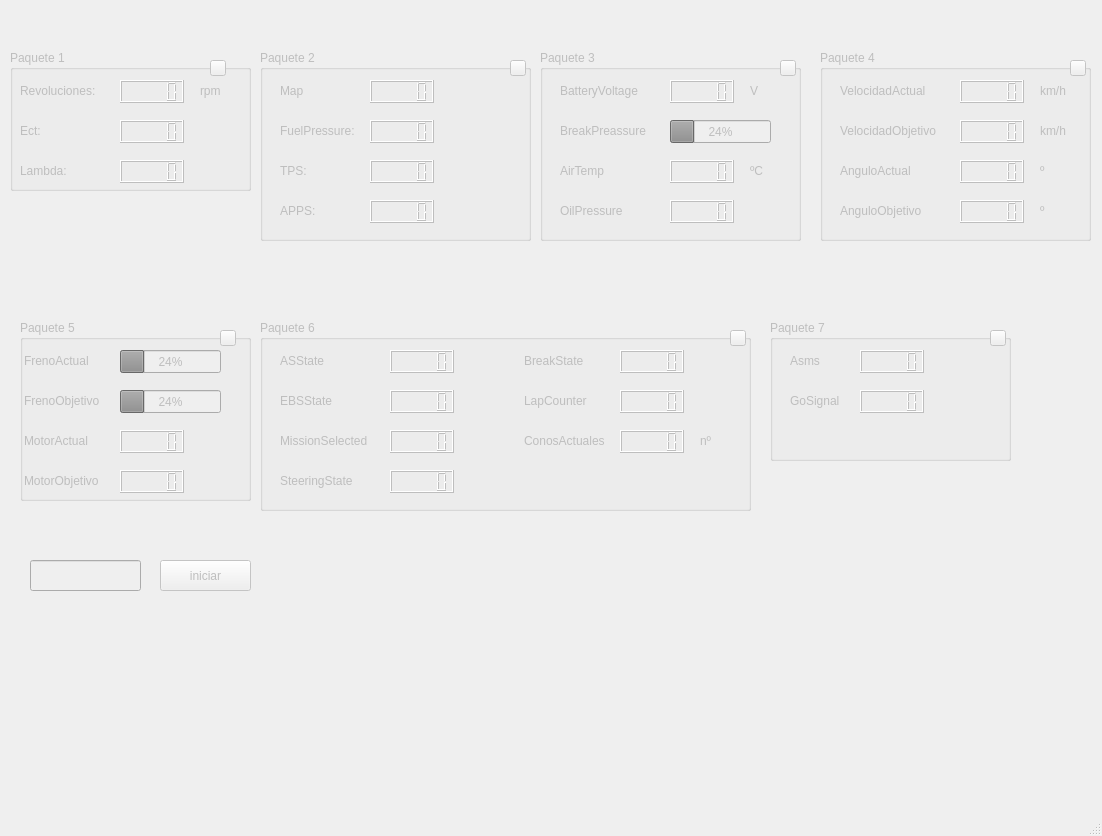
<?xml version="1.0" encoding="UTF-8"?>
<ui version="4.0">
 <class>MainWindow</class>
 <widget class="QMainWindow" name="MainWindow">
  <property name="enabled">
   <bool>false</bool>
  </property>
  <property name="geometry">
   <rect>
    <x>0</x>
    <y>0</y>
    <width>1102</width>
    <height>836</height>
   </rect>
  </property>
  <property name="windowTitle">
   <string>MainWindow</string>
  </property>
  <widget class="QWidget" name="centralwidget">
   <widget class="QGroupBox" name="pack1">
    <property name="geometry">
     <rect>
      <x>10</x>
      <y>50</y>
      <width>241</width>
      <height>141</height>
     </rect>
    </property>
    <property name="title">
     <string>Paquete 1</string>
    </property>
    <widget class="QLCDNumber" name="rpmO">
     <property name="geometry">
      <rect>
       <x>110</x>
       <y>30</y>
       <width>64</width>
       <height>23</height>
      </rect>
     </property>
    </widget>
    <widget class="QLCDNumber" name="ectO">
     <property name="geometry">
      <rect>
       <x>110</x>
       <y>70</y>
       <width>64</width>
       <height>23</height>
      </rect>
     </property>
    </widget>
    <widget class="QLCDNumber" name="lambdaO">
     <property name="geometry">
      <rect>
       <x>110</x>
       <y>110</y>
       <width>64</width>
       <height>23</height>
      </rect>
     </property>
    </widget>
    <widget class="QPushButton" name="check1">
     <property name="geometry">
      <rect>
       <x>200</x>
       <y>10</y>
       <width>16</width>
       <height>16</height>
      </rect>
     </property>
     <property name="text">
      <string/>
     </property>
    </widget>
    <widget class="QLabel" name="label">
     <property name="geometry">
      <rect>
       <x>10</x>
       <y>30</y>
       <width>91</width>
       <height>21</height>
      </rect>
     </property>
     <property name="text">
      <string>Revoluciones:</string>
     </property>
    </widget>
    <widget class="QLabel" name="label_2">
     <property name="geometry">
      <rect>
       <x>190</x>
       <y>30</y>
       <width>55</width>
       <height>21</height>
      </rect>
     </property>
     <property name="text">
      <string>rpm</string>
     </property>
    </widget>
    <widget class="QLabel" name="label_3">
     <property name="geometry">
      <rect>
       <x>190</x>
       <y>70</y>
       <width>55</width>
       <height>21</height>
      </rect>
     </property>
     <property name="text">
      <string/>
     </property>
    </widget>
    <widget class="QLabel" name="label_4">
     <property name="geometry">
      <rect>
       <x>10</x>
       <y>70</y>
       <width>55</width>
       <height>21</height>
      </rect>
     </property>
     <property name="text">
      <string>Ect:</string>
     </property>
    </widget>
    <widget class="QLabel" name="label_5">
     <property name="geometry">
      <rect>
       <x>190</x>
       <y>110</y>
       <width>55</width>
       <height>21</height>
      </rect>
     </property>
     <property name="text">
      <string/>
     </property>
    </widget>
    <widget class="QLabel" name="label_6">
     <property name="geometry">
      <rect>
       <x>10</x>
       <y>110</y>
       <width>55</width>
       <height>21</height>
      </rect>
     </property>
     <property name="text">
      <string>Lambda:</string>
     </property>
    </widget>
   </widget>
   <widget class="QGroupBox" name="pack1_2">
    <property name="geometry">
     <rect>
      <x>260</x>
      <y>50</y>
      <width>271</width>
      <height>191</height>
     </rect>
    </property>
    <property name="title">
     <string>Paquete 2</string>
    </property>
    <widget class="QLCDNumber" name="fuelPressureO">
     <property name="geometry">
      <rect>
       <x>110</x>
       <y>70</y>
       <width>64</width>
       <height>23</height>
      </rect>
     </property>
    </widget>
    <widget class="QLCDNumber" name="tpsO">
     <property name="geometry">
      <rect>
       <x>110</x>
       <y>110</y>
       <width>64</width>
       <height>23</height>
      </rect>
     </property>
    </widget>
    <widget class="QPushButton" name="check2">
     <property name="geometry">
      <rect>
       <x>250</x>
       <y>10</y>
       <width>16</width>
       <height>16</height>
      </rect>
     </property>
     <property name="text">
      <string/>
     </property>
    </widget>
    <widget class="QLCDNumber" name="mapO">
     <property name="geometry">
      <rect>
       <x>110</x>
       <y>30</y>
       <width>64</width>
       <height>23</height>
      </rect>
     </property>
    </widget>
    <widget class="QLCDNumber" name="appsO">
     <property name="geometry">
      <rect>
       <x>110</x>
       <y>150</y>
       <width>64</width>
       <height>23</height>
      </rect>
     </property>
    </widget>
    <widget class="QLabel" name="label_50">
     <property name="geometry">
      <rect>
       <x>190</x>
       <y>30</y>
       <width>55</width>
       <height>21</height>
      </rect>
     </property>
     <property name="text">
      <string/>
     </property>
    </widget>
    <widget class="QLabel" name="label_49">
     <property name="geometry">
      <rect>
       <x>20</x>
       <y>30</y>
       <width>55</width>
       <height>21</height>
      </rect>
     </property>
     <property name="text">
      <string>Map</string>
     </property>
    </widget>
    <widget class="QLabel" name="label_51">
     <property name="geometry">
      <rect>
       <x>20</x>
       <y>70</y>
       <width>81</width>
       <height>21</height>
      </rect>
     </property>
     <property name="text">
      <string>FuelPressure:</string>
     </property>
    </widget>
    <widget class="QLabel" name="label_52">
     <property name="geometry">
      <rect>
       <x>190</x>
       <y>70</y>
       <width>55</width>
       <height>21</height>
      </rect>
     </property>
     <property name="text">
      <string/>
     </property>
    </widget>
    <widget class="QLabel" name="label_56">
     <property name="geometry">
      <rect>
       <x>190</x>
       <y>110</y>
       <width>55</width>
       <height>21</height>
      </rect>
     </property>
     <property name="text">
      <string/>
     </property>
    </widget>
    <widget class="QLabel" name="label_55">
     <property name="geometry">
      <rect>
       <x>20</x>
       <y>110</y>
       <width>55</width>
       <height>21</height>
      </rect>
     </property>
     <property name="text">
      <string>TPS:</string>
     </property>
    </widget>
    <widget class="QLabel" name="label_53">
     <property name="geometry">
      <rect>
       <x>20</x>
       <y>150</y>
       <width>55</width>
       <height>21</height>
      </rect>
     </property>
     <property name="text">
      <string>APPS:</string>
     </property>
    </widget>
    <widget class="QLabel" name="label_54">
     <property name="geometry">
      <rect>
       <x>190</x>
       <y>150</y>
       <width>55</width>
       <height>21</height>
      </rect>
     </property>
     <property name="text">
      <string/>
     </property>
    </widget>
   </widget>
   <widget class="QGroupBox" name="pack1_3">
    <property name="geometry">
     <rect>
      <x>540</x>
      <y>50</y>
      <width>261</width>
      <height>191</height>
     </rect>
    </property>
    <property name="title">
     <string>Paquete 3</string>
    </property>
    <widget class="QLCDNumber" name="batteryVoltageO">
     <property name="geometry">
      <rect>
       <x>130</x>
       <y>30</y>
       <width>64</width>
       <height>23</height>
      </rect>
     </property>
    </widget>
    <widget class="QLCDNumber" name="airTempO">
     <property name="geometry">
      <rect>
       <x>130</x>
       <y>110</y>
       <width>64</width>
       <height>23</height>
      </rect>
     </property>
    </widget>
    <widget class="QPushButton" name="check3">
     <property name="geometry">
      <rect>
       <x>240</x>
       <y>10</y>
       <width>16</width>
       <height>16</height>
      </rect>
     </property>
     <property name="text">
      <string/>
     </property>
    </widget>
    <widget class="QLCDNumber" name="oilPressureO">
     <property name="geometry">
      <rect>
       <x>130</x>
       <y>150</y>
       <width>64</width>
       <height>23</height>
      </rect>
     </property>
    </widget>
    <widget class="QLabel" name="label_42">
     <property name="geometry">
      <rect>
       <x>210</x>
       <y>30</y>
       <width>55</width>
       <height>21</height>
      </rect>
     </property>
     <property name="text">
      <string>V</string>
     </property>
    </widget>
    <widget class="QLabel" name="label_41">
     <property name="geometry">
      <rect>
       <x>20</x>
       <y>30</y>
       <width>91</width>
       <height>21</height>
      </rect>
     </property>
     <property name="text">
      <string>BatteryVoltage</string>
     </property>
    </widget>
    <widget class="QLabel" name="label_43">
     <property name="geometry">
      <rect>
       <x>20</x>
       <y>70</y>
       <width>91</width>
       <height>21</height>
      </rect>
     </property>
     <property name="text">
      <string>BreakPreassure</string>
     </property>
    </widget>
    <widget class="QLabel" name="label_46">
     <property name="geometry">
      <rect>
       <x>210</x>
       <y>110</y>
       <width>55</width>
       <height>21</height>
      </rect>
     </property>
     <property name="text">
      <string>ºC</string>
     </property>
    </widget>
    <widget class="QLabel" name="label_45">
     <property name="geometry">
      <rect>
       <x>20</x>
       <y>110</y>
       <width>71</width>
       <height>21</height>
      </rect>
     </property>
     <property name="text">
      <string>AirTemp</string>
     </property>
    </widget>
    <widget class="QLabel" name="label_48">
     <property name="geometry">
      <rect>
       <x>196</x>
       <y>150</y>
       <width>55</width>
       <height>21</height>
      </rect>
     </property>
     <property name="text">
      <string/>
     </property>
    </widget>
    <widget class="QLabel" name="label_47">
     <property name="geometry">
      <rect>
       <x>20</x>
       <y>150</y>
       <width>81</width>
       <height>21</height>
      </rect>
     </property>
     <property name="text">
      <string>OilPressure</string>
     </property>
    </widget>
    <widget class="QProgressBar" name="breakPreassureO">
     <property name="geometry">
      <rect>
       <x>130</x>
       <y>70</y>
       <width>101</width>
       <height>23</height>
      </rect>
     </property>
     <property name="value">
      <number>24</number>
     </property>
    </widget>
   </widget>
   <widget class="QGroupBox" name="pack1_4">
    <property name="geometry">
     <rect>
      <x>820</x>
      <y>50</y>
      <width>271</width>
      <height>191</height>
     </rect>
    </property>
    <property name="title">
     <string>Paquete 4</string>
    </property>
    <widget class="QLCDNumber" name="velocidadActualO">
     <property name="geometry">
      <rect>
       <x>140</x>
       <y>30</y>
       <width>64</width>
       <height>23</height>
      </rect>
     </property>
    </widget>
    <widget class="QLCDNumber" name="velocidadObjetivoO">
     <property name="geometry">
      <rect>
       <x>140</x>
       <y>70</y>
       <width>64</width>
       <height>23</height>
      </rect>
     </property>
    </widget>
    <widget class="QLCDNumber" name="anguloActualO">
     <property name="geometry">
      <rect>
       <x>140</x>
       <y>110</y>
       <width>64</width>
       <height>23</height>
      </rect>
     </property>
    </widget>
    <widget class="QPushButton" name="check4">
     <property name="geometry">
      <rect>
       <x>250</x>
       <y>10</y>
       <width>16</width>
       <height>16</height>
      </rect>
     </property>
     <property name="text">
      <string/>
     </property>
    </widget>
    <widget class="QLCDNumber" name="anguloObjetivoO">
     <property name="geometry">
      <rect>
       <x>140</x>
       <y>150</y>
       <width>64</width>
       <height>23</height>
      </rect>
     </property>
    </widget>
    <widget class="QLabel" name="label_34">
     <property name="geometry">
      <rect>
       <x>220</x>
       <y>30</y>
       <width>55</width>
       <height>21</height>
      </rect>
     </property>
     <property name="text">
      <string>km/h</string>
     </property>
    </widget>
    <widget class="QLabel" name="label_33">
     <property name="geometry">
      <rect>
       <x>20</x>
       <y>30</y>
       <width>101</width>
       <height>21</height>
      </rect>
     </property>
     <property name="text">
      <string>VelocidadActual</string>
     </property>
    </widget>
    <widget class="QLabel" name="label_35">
     <property name="geometry">
      <rect>
       <x>20</x>
       <y>70</y>
       <width>111</width>
       <height>21</height>
      </rect>
     </property>
     <property name="text">
      <string>VelocidadObjetivo</string>
     </property>
    </widget>
    <widget class="QLabel" name="label_36">
     <property name="geometry">
      <rect>
       <x>220</x>
       <y>70</y>
       <width>55</width>
       <height>21</height>
      </rect>
     </property>
     <property name="text">
      <string>km/h</string>
     </property>
    </widget>
    <widget class="QLabel" name="label_38">
     <property name="geometry">
      <rect>
       <x>220</x>
       <y>110</y>
       <width>55</width>
       <height>21</height>
      </rect>
     </property>
     <property name="text">
      <string>º</string>
     </property>
    </widget>
    <widget class="QLabel" name="label_37">
     <property name="geometry">
      <rect>
       <x>20</x>
       <y>110</y>
       <width>91</width>
       <height>21</height>
      </rect>
     </property>
     <property name="text">
      <string>AnguloActual</string>
     </property>
    </widget>
    <widget class="QLabel" name="label_39">
     <property name="geometry">
      <rect>
       <x>20</x>
       <y>150</y>
       <width>101</width>
       <height>21</height>
      </rect>
     </property>
     <property name="text">
      <string>AnguloObjetivo</string>
     </property>
    </widget>
    <widget class="QLabel" name="label_40">
     <property name="geometry">
      <rect>
       <x>220</x>
       <y>150</y>
       <width>55</width>
       <height>21</height>
      </rect>
     </property>
     <property name="text">
      <string>º</string>
     </property>
    </widget>
   </widget>
   <widget class="QGroupBox" name="pack1_5">
    <property name="geometry">
     <rect>
      <x>20</x>
      <y>320</y>
      <width>231</width>
      <height>181</height>
     </rect>
    </property>
    <property name="title">
     <string>Paquete 5</string>
    </property>
    <widget class="QLCDNumber" name="motorActualO">
     <property name="geometry">
      <rect>
       <x>100</x>
       <y>110</y>
       <width>64</width>
       <height>23</height>
      </rect>
     </property>
    </widget>
    <widget class="QPushButton" name="check5">
     <property name="geometry">
      <rect>
       <x>200</x>
       <y>10</y>
       <width>16</width>
       <height>16</height>
      </rect>
     </property>
     <property name="text">
      <string/>
     </property>
    </widget>
    <widget class="QLCDNumber" name="motorObjetivoO">
     <property name="geometry">
      <rect>
       <x>100</x>
       <y>150</y>
       <width>64</width>
       <height>23</height>
      </rect>
     </property>
    </widget>
    <widget class="QLabel" name="label_8">
     <property name="geometry">
      <rect>
       <x>-60</x>
       <y>30</y>
       <width>55</width>
       <height>21</height>
      </rect>
     </property>
     <property name="text">
      <string>TextLabel</string>
     </property>
    </widget>
    <widget class="QLabel" name="label_57">
     <property name="geometry">
      <rect>
       <x>4</x>
       <y>30</y>
       <width>81</width>
       <height>21</height>
      </rect>
     </property>
     <property name="text">
      <string>FrenoActual</string>
     </property>
    </widget>
    <widget class="QLabel" name="label_11">
     <property name="geometry">
      <rect>
       <x>180</x>
       <y>110</y>
       <width>55</width>
       <height>21</height>
      </rect>
     </property>
     <property name="text">
      <string/>
     </property>
    </widget>
    <widget class="QLabel" name="label_12">
     <property name="geometry">
      <rect>
       <x>4</x>
       <y>110</y>
       <width>81</width>
       <height>21</height>
      </rect>
     </property>
     <property name="text">
      <string>MotorActual</string>
     </property>
    </widget>
    <widget class="QLabel" name="label_13">
     <property name="geometry">
      <rect>
       <x>180</x>
       <y>150</y>
       <width>55</width>
       <height>21</height>
      </rect>
     </property>
     <property name="text">
      <string/>
     </property>
    </widget>
    <widget class="QLabel" name="label_14">
     <property name="geometry">
      <rect>
       <x>4</x>
       <y>150</y>
       <width>91</width>
       <height>21</height>
      </rect>
     </property>
     <property name="text">
      <string>MotorObjetivo</string>
     </property>
    </widget>
    <widget class="QLabel" name="label_10">
     <property name="geometry">
      <rect>
       <x>4</x>
       <y>70</y>
       <width>91</width>
       <height>21</height>
      </rect>
     </property>
     <property name="text">
      <string>FrenoObjetivo</string>
     </property>
    </widget>
    <widget class="QProgressBar" name="frenoActualO">
     <property name="geometry">
      <rect>
       <x>100</x>
       <y>30</y>
       <width>101</width>
       <height>23</height>
      </rect>
     </property>
     <property name="value">
      <number>24</number>
     </property>
    </widget>
    <widget class="QProgressBar" name="frenoObjetivoO">
     <property name="geometry">
      <rect>
       <x>100</x>
       <y>70</y>
       <width>101</width>
       <height>23</height>
      </rect>
     </property>
     <property name="value">
      <number>24</number>
     </property>
    </widget>
   </widget>
   <widget class="QGroupBox" name="pack1_6">
    <property name="geometry">
     <rect>
      <x>260</x>
      <y>320</y>
      <width>491</width>
      <height>191</height>
     </rect>
    </property>
    <property name="title">
     <string>Paquete 6</string>
    </property>
    <widget class="QLCDNumber" name="asStateO">
     <property name="geometry">
      <rect>
       <x>130</x>
       <y>30</y>
       <width>64</width>
       <height>23</height>
      </rect>
     </property>
    </widget>
    <widget class="QLCDNumber" name="ebsStateO">
     <property name="geometry">
      <rect>
       <x>130</x>
       <y>70</y>
       <width>64</width>
       <height>23</height>
      </rect>
     </property>
    </widget>
    <widget class="QLCDNumber" name="missionSelectedO">
     <property name="geometry">
      <rect>
       <x>130</x>
       <y>110</y>
       <width>64</width>
       <height>23</height>
      </rect>
     </property>
    </widget>
    <widget class="QPushButton" name="check6">
     <property name="geometry">
      <rect>
       <x>470</x>
       <y>10</y>
       <width>16</width>
       <height>16</height>
      </rect>
     </property>
     <property name="text">
      <string/>
     </property>
    </widget>
    <widget class="QLCDNumber" name="steeringStateO">
     <property name="geometry">
      <rect>
       <x>130</x>
       <y>150</y>
       <width>64</width>
       <height>23</height>
      </rect>
     </property>
    </widget>
    <widget class="QLCDNumber" name="breakStateO">
     <property name="geometry">
      <rect>
       <x>360</x>
       <y>30</y>
       <width>64</width>
       <height>23</height>
      </rect>
     </property>
    </widget>
    <widget class="QLCDNumber" name="lapCounterO">
     <property name="geometry">
      <rect>
       <x>360</x>
       <y>70</y>
       <width>64</width>
       <height>23</height>
      </rect>
     </property>
    </widget>
    <widget class="QLCDNumber" name="conosActualesO">
     <property name="geometry">
      <rect>
       <x>360</x>
       <y>110</y>
       <width>64</width>
       <height>23</height>
      </rect>
     </property>
    </widget>
    <widget class="QLabel" name="label_16">
     <property name="geometry">
      <rect>
       <x>210</x>
       <y>30</y>
       <width>55</width>
       <height>21</height>
      </rect>
     </property>
     <property name="text">
      <string/>
     </property>
    </widget>
    <widget class="QLabel" name="label_15">
     <property name="geometry">
      <rect>
       <x>20</x>
       <y>30</y>
       <width>71</width>
       <height>21</height>
      </rect>
     </property>
     <property name="text">
      <string>ASState</string>
     </property>
    </widget>
    <widget class="QLabel" name="label_17">
     <property name="geometry">
      <rect>
       <x>20</x>
       <y>70</y>
       <width>71</width>
       <height>21</height>
      </rect>
     </property>
     <property name="text">
      <string>EBSState</string>
     </property>
    </widget>
    <widget class="QLabel" name="label_18">
     <property name="geometry">
      <rect>
       <x>210</x>
       <y>70</y>
       <width>55</width>
       <height>21</height>
      </rect>
     </property>
     <property name="text">
      <string/>
     </property>
    </widget>
    <widget class="QLabel" name="label_20">
     <property name="geometry">
      <rect>
       <x>210</x>
       <y>110</y>
       <width>55</width>
       <height>21</height>
      </rect>
     </property>
     <property name="text">
      <string/>
     </property>
    </widget>
    <widget class="QLabel" name="label_19">
     <property name="geometry">
      <rect>
       <x>20</x>
       <y>110</y>
       <width>101</width>
       <height>21</height>
      </rect>
     </property>
     <property name="text">
      <string>MissionSelected</string>
     </property>
    </widget>
    <widget class="QLabel" name="label_22">
     <property name="geometry">
      <rect>
       <x>210</x>
       <y>150</y>
       <width>55</width>
       <height>21</height>
      </rect>
     </property>
     <property name="text">
      <string/>
     </property>
    </widget>
    <widget class="QLabel" name="label_21">
     <property name="geometry">
      <rect>
       <x>20</x>
       <y>150</y>
       <width>91</width>
       <height>21</height>
      </rect>
     </property>
     <property name="text">
      <string>SteeringState</string>
     </property>
    </widget>
    <widget class="QLabel" name="label_24">
     <property name="geometry">
      <rect>
       <x>440</x>
       <y>30</y>
       <width>55</width>
       <height>21</height>
      </rect>
     </property>
     <property name="text">
      <string/>
     </property>
    </widget>
    <widget class="QLabel" name="label_23">
     <property name="geometry">
      <rect>
       <x>264</x>
       <y>30</y>
       <width>61</width>
       <height>21</height>
      </rect>
     </property>
     <property name="text">
      <string>BreakState</string>
     </property>
    </widget>
    <widget class="QLabel" name="label_25">
     <property name="geometry">
      <rect>
       <x>264</x>
       <y>70</y>
       <width>81</width>
       <height>21</height>
      </rect>
     </property>
     <property name="text">
      <string>LapCounter</string>
     </property>
    </widget>
    <widget class="QLabel" name="label_26">
     <property name="geometry">
      <rect>
       <x>440</x>
       <y>70</y>
       <width>55</width>
       <height>21</height>
      </rect>
     </property>
     <property name="text">
      <string/>
     </property>
    </widget>
    <widget class="QLabel" name="label_27">
     <property name="geometry">
      <rect>
       <x>264</x>
       <y>110</y>
       <width>91</width>
       <height>21</height>
      </rect>
     </property>
     <property name="text">
      <string>ConosActuales</string>
     </property>
    </widget>
    <widget class="QLabel" name="label_28">
     <property name="geometry">
      <rect>
       <x>440</x>
       <y>110</y>
       <width>55</width>
       <height>21</height>
      </rect>
     </property>
     <property name="text">
      <string>nº</string>
     </property>
    </widget>
   </widget>
   <widget class="QGroupBox" name="pack1_7">
    <property name="geometry">
     <rect>
      <x>770</x>
      <y>320</y>
      <width>241</width>
      <height>141</height>
     </rect>
    </property>
    <property name="title">
     <string>Paquete 7</string>
    </property>
    <widget class="QLCDNumber" name="asmsO">
     <property name="geometry">
      <rect>
       <x>90</x>
       <y>30</y>
       <width>64</width>
       <height>23</height>
      </rect>
     </property>
    </widget>
    <widget class="QLCDNumber" name="goSignalO">
     <property name="geometry">
      <rect>
       <x>90</x>
       <y>70</y>
       <width>64</width>
       <height>23</height>
      </rect>
     </property>
    </widget>
    <widget class="QPushButton" name="check7">
     <property name="geometry">
      <rect>
       <x>220</x>
       <y>10</y>
       <width>16</width>
       <height>16</height>
      </rect>
     </property>
     <property name="text">
      <string/>
     </property>
    </widget>
    <widget class="QLabel" name="label_30">
     <property name="geometry">
      <rect>
       <x>170</x>
       <y>30</y>
       <width>55</width>
       <height>21</height>
      </rect>
     </property>
     <property name="text">
      <string/>
     </property>
    </widget>
    <widget class="QLabel" name="label_29">
     <property name="geometry">
      <rect>
       <x>20</x>
       <y>30</y>
       <width>55</width>
       <height>21</height>
      </rect>
     </property>
     <property name="text">
      <string>Asms</string>
     </property>
    </widget>
    <widget class="QLabel" name="label_32">
     <property name="geometry">
      <rect>
       <x>170</x>
       <y>70</y>
       <width>55</width>
       <height>21</height>
      </rect>
     </property>
     <property name="text">
      <string/>
     </property>
    </widget>
    <widget class="QLabel" name="label_31">
     <property name="geometry">
      <rect>
       <x>20</x>
       <y>70</y>
       <width>55</width>
       <height>21</height>
      </rect>
     </property>
     <property name="text">
      <string>GoSignal</string>
     </property>
    </widget>
   </widget>
   <widget class="QLineEdit" name="portO">
    <property name="enabled">
     <bool>false</bool>
    </property>
    <property name="geometry">
     <rect>
      <x>30</x>
      <y>560</y>
      <width>111</width>
      <height>31</height>
     </rect>
    </property>
   </widget>
   <widget class="QPushButton" name="okO">
    <property name="geometry">
     <rect>
      <x>160</x>
      <y>560</y>
      <width>91</width>
      <height>31</height>
     </rect>
    </property>
    <property name="text">
     <string>iniciar</string>
    </property>
   </widget>
  </widget>
  <widget class="QMenuBar" name="menubar">
   <property name="geometry">
    <rect>
     <x>0</x>
     <y>0</y>
     <width>1102</width>
     <height>26</height>
    </rect>
   </property>
  </widget>
  <widget class="QStatusBar" name="statusbar"/>
 </widget>
 <resources/>
 <connections/>
</ui>
